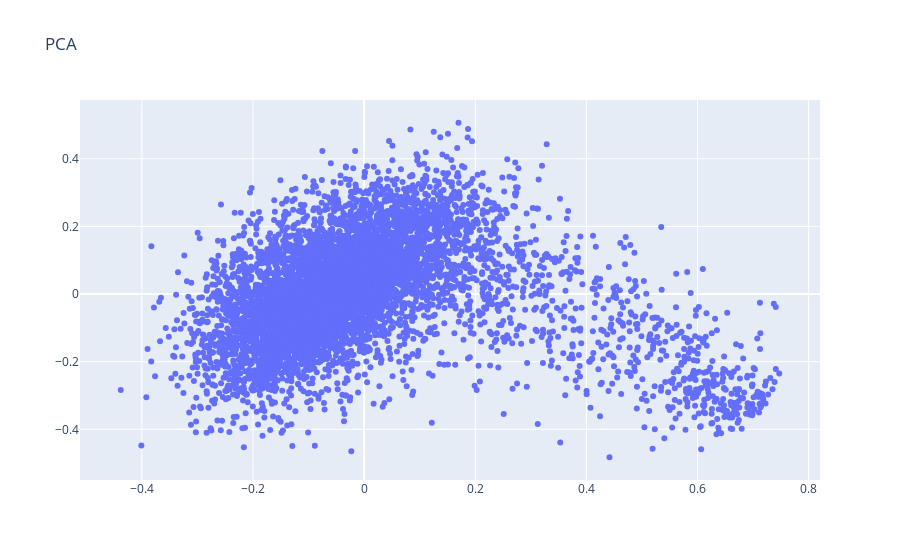

This figure's notebook cell:
### Code cell
pca = PCA(n_components=2)

result = pca.fit_transform(matrix)
result = pd.DataFrame(result)
result.columns = ['X', 'Y']
result['Palabra'] = matrix.index.values


trace = go.Scatter(x=result['X'].values,
                   y=result['Y'].values,
                   text=result['Palabra'].values,
                   mode='markers',
                   name="vocabulario") 

layout = go.Layout(title="PCA")

fig = go.Figure(data=[trace], layout=layout)
iplot(fig)

### Figure 1 — Plotly figure (JSON) as saved in the notebook; plotly's stock layout.template omitted (floating-point values rounded to 4 significant figures; data arrays with more than 128 entries replaced by an {"elided": "..."} marker saying what was removed)
{"data": [{"mode": "markers", "name": "vocabulario", "text": {"elided": "6268 str values"}, "type": "scatter", "x": {"elided": "6268 float values"}, "y": {"elided": "6268 float values"}}], "layout": {"title": {"text": "PCA"}}}
